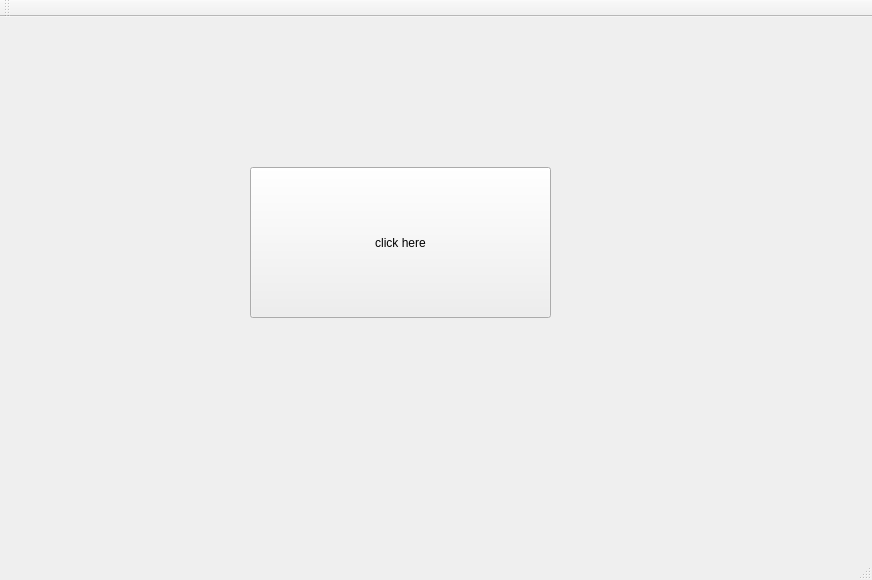
<?xml version="1.0" encoding="UTF-8"?>
<ui version="4.0">
 <class>MainWindow</class>
 <widget class="QMainWindow" name="MainWindow">
  <property name="geometry">
   <rect>
    <x>0</x>
    <y>0</y>
    <width>872</width>
    <height>580</height>
   </rect>
  </property>
  <property name="windowTitle">
   <string/>
  </property>
  <widget class="QWidget" name="centralWidget">
   <widget class="QPushButton" name="pushButton">
    <property name="geometry">
     <rect>
      <x>250</x>
      <y>150</y>
      <width>301</width>
      <height>151</height>
     </rect>
    </property>
    <property name="text">
     <string>click here</string>
    </property>
   </widget>
  </widget>
  <widget class="QMenuBar" name="menuBar">
   <property name="geometry">
    <rect>
     <x>0</x>
     <y>0</y>
     <width>872</width>
     <height>26</height>
    </rect>
   </property>
  </widget>
  <widget class="QToolBar" name="mainToolBar">
   <attribute name="toolBarArea">
    <enum>TopToolBarArea</enum>
   </attribute>
   <attribute name="toolBarBreak">
    <bool>false</bool>
   </attribute>
  </widget>
  <widget class="QStatusBar" name="statusBar"/>
 </widget>
 <layoutdefault spacing="6" margin="11"/>
 <resources/>
 <connections/>
</ui>
